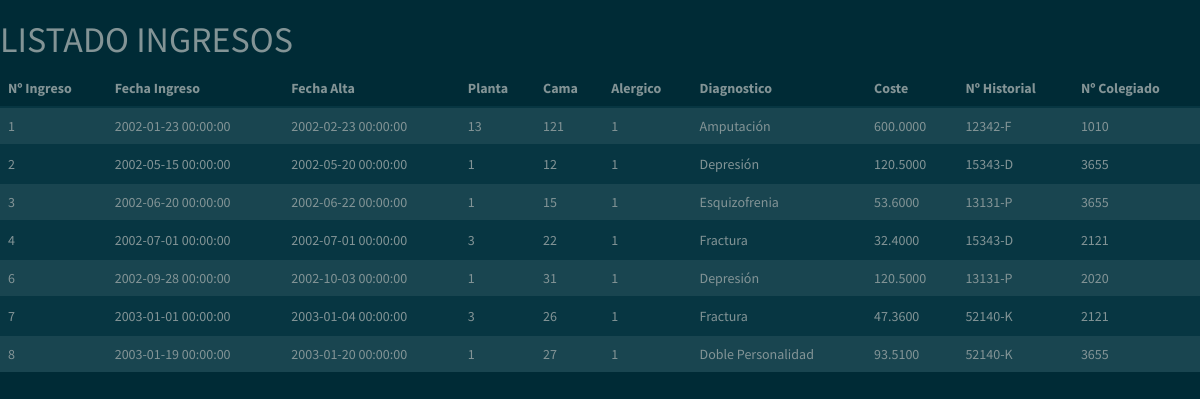
Screenshot of /NOlistadoIngresosAdmin.php with the database file from the repository.
### tables this page shows
CREATE TABLE `ingresos` (
  `Num_Ingreso` int(10) NOT NULL,
  `FIngreso` datetime DEFAULT NULL,
  `FAlta` datetime DEFAULT NULL,
  `Planta` varchar(2) DEFAULT NULL,
  `Cama` varchar(3) DEFAULT NULL,
  `Alergico` varchar(1) NOT NULL,
  `Diagnostico` varchar(40) DEFAULT NULL,
  `Coste` decimal(19,4) DEFAULT NULL,
  `Num_Historial` varchar(9) DEFAULT NULL,
  `Num_Colegiado` varchar(4) DEFAULT NULL
);

### NOlistadoIngresosAdmin.php (the view, shortened to what this page needs)
<?php
$servidor="localhost";
$us="root";
$pass="";
$bdd="hospital";
$miconexion=mysqli_connect($servidor, $us, $pass) or die (mysql_error());
mysqli_select_db($miconexion, $bdd) or die (mysqli_connect_error());
$query_recordset1 = "SELECT * FROM ingresos";
$recordset = mysqli_query($miconexion, $query_recordset1) or die (mysqli_connect_error());
$row_filas = mysqli_fetch_assoc($recordset);
?>
<!DOCTYPE html PUBLIC "-//W3C//DTD XHTML 1.0 Transitional//EN" "http://www.w3.org/TR/xhtml1/DTD/xhtml1-transitional.dtd">
<html xmlns="http://www.w3.org/1999/xhtml">
<head>
</head>
<link href="css/bootstrap.min.css" rel="stylesheet">
<body>
<h1>LISTADO INGRESOS</h1>
    <table class="table table-striped table-hover ">
  <thead>
    <tr>
      <th>Nº Ingreso</th>
      <th>Fecha Ingreso</th>
      <th>Fecha Alta</th>
      <th>Planta</th>
      <th>Cama</th>
      <th>Alergico</th>
      <th>Diagnostico</th>
      <th>Coste</th>
      <th>Nº Historial</th>
      <th>Nº Colegiado</th>
    </tr>
  </thead>
<?php
$iteracion= 0;
do {
if ($iteracion%2==0){$clase= "active";} else {$clase= "";}
    ?>
  <tbody>
    <tr class= <?php echo '"'.$clase.'"'; ?>>
      <td><?php echo $row_filas['Num_Ingreso']; ?></td>
      <td ><?php echo $row_filas['FIngreso']; ?></td>
      <td><?php echo $row_filas['FAlta']; ?></td>
      <td><?php echo $row_filas['Planta']; ?></td>
      <td><?php echo $row_filas['Cama']; ?></td>
      <td><?php echo $row_filas['Alergico']; ?></td>
      <td><?php echo $row_filas['Diagnostico']; ?></td>
      <td><?php echo $row_filas['Coste']; ?></td>
      <td><?php echo $row_filas['Num_Historial']; ?></td>
      <td><?php echo $row_filas['Num_Colegiado']; ?></td>
    </tr>
  <?php
$iteracion++;
  } while  ($row_filas = mysqli_fetch_assoc ($recordset));?>
</table>
</body>
</html>

### rows the page displays
ingresos: Num_Ingreso "1", FIngreso "2002-01-23 00:00:00", FAlta "2002-02-23 00:00:00", Planta "13", Cama "121", Alergico "1", Diagnostico "Amputación", Coste "600.0000", Num_Historial "12342-F", Num_Colegiado "1010"
ingresos: Num_Ingreso "2", FIngreso "2002-05-15 00:00:00", FAlta "2002-05-20 00:00:00", Planta "1", Cama "12", Alergico "1", Diagnostico "Depresión", Coste "120.5000", Num_Historial "15343-D", Num_Colegiado "3655"
ingresos: Num_Ingreso "3", FIngreso "2002-06-20 00:00:00", FAlta "2002-06-22 00:00:00", Planta "1", Cama "15", Alergico "1", Diagnostico "Esquizofrenia", Coste "53.6000", Num_Historial "13131-P", Num_Colegiado "3655"
ingresos: Num_Ingreso "4", FIngreso "2002-07-01 00:00:00", FAlta "2002-07-01 00:00:00", Planta "3", Cama "22", Alergico "1", Diagnostico "Fractura", Coste "32.4000", Num_Historial "15343-D", Num_Colegiado "2121"
ingresos: Num_Ingreso "6", FIngreso "2002-09-28 00:00:00", FAlta "2002-10-03 00:00:00", Planta "1", Cama "31", Alergico "1", Diagnostico "Depresión", Coste "120.5000", Num_Historial "13131-P", Num_Colegiado "2020"
ingresos: Num_Ingreso "7", FIngreso "2003-01-01 00:00:00", FAlta "2003-01-04 00:00:00", Planta "3", Cama "26", Alergico "1", Diagnostico "Fractura", Coste "47.3600", Num_Historial "52140-K", Num_Colegiado "2121"
ingresos: Num_Ingreso "8", FIngreso "2003-01-19 00:00:00", FAlta "2003-01-20 00:00:00", Planta "1", Cama "27", Alergico "1", Diagnostico "Doble Personalidad", Coste "93.5100", Num_Historial "52140-K", Num_Colegiado "3655"
